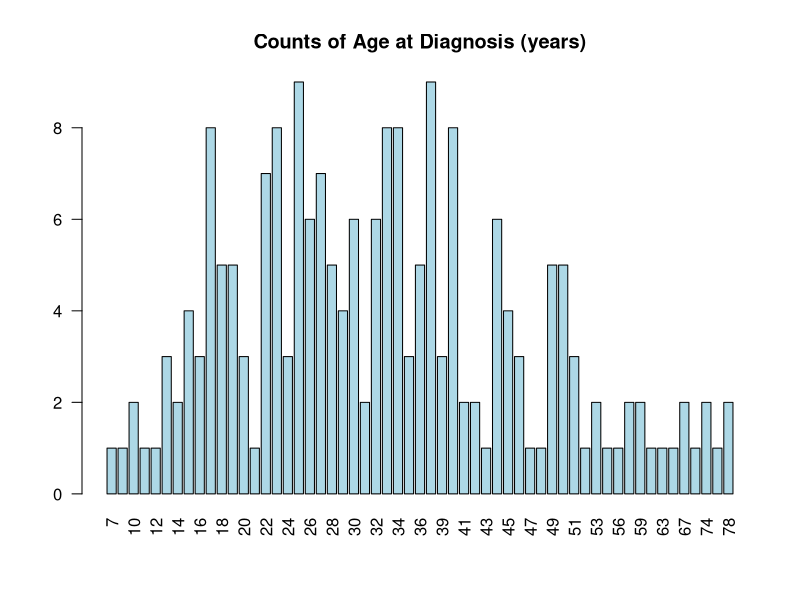
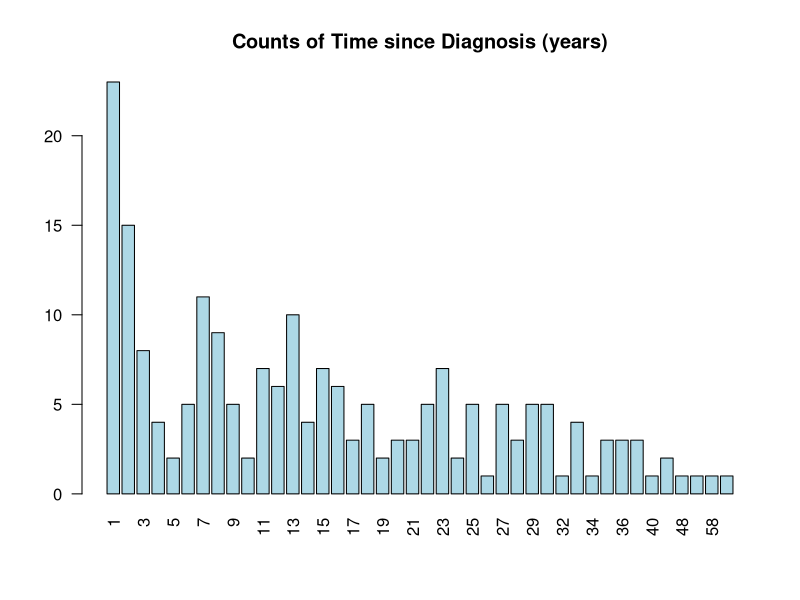
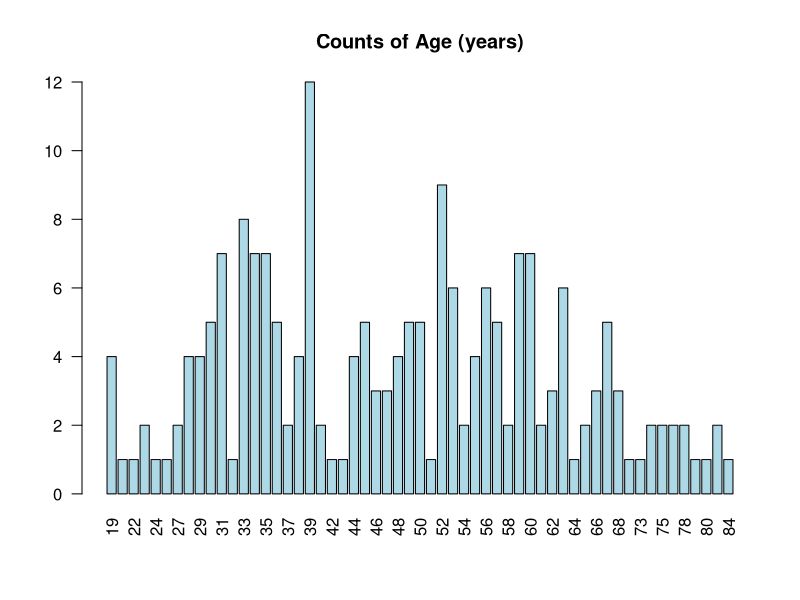
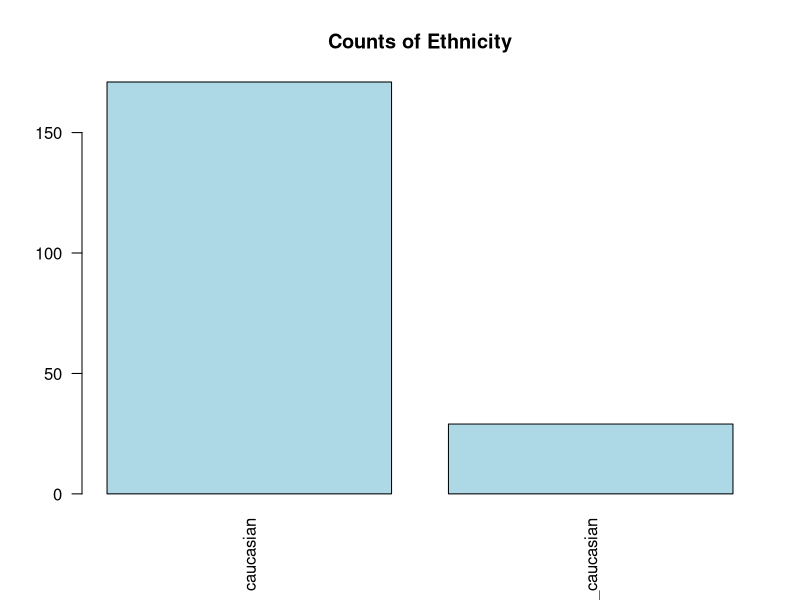
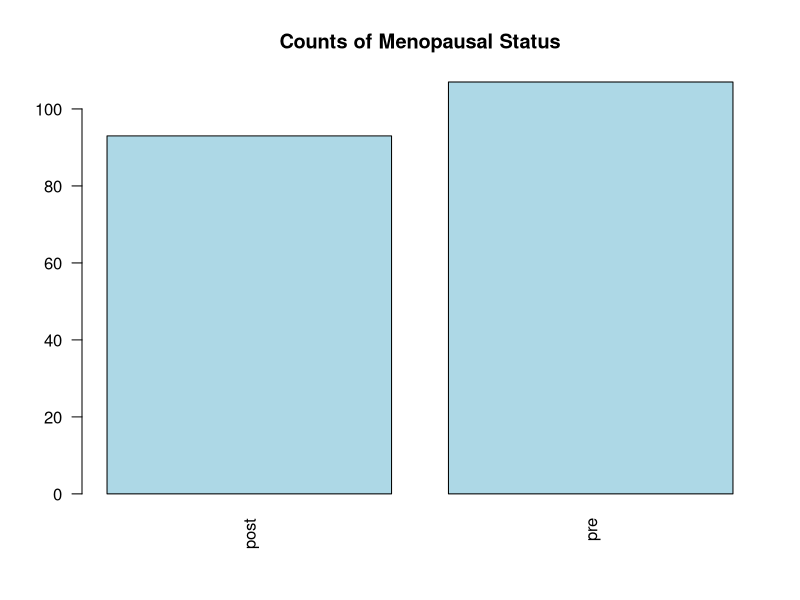
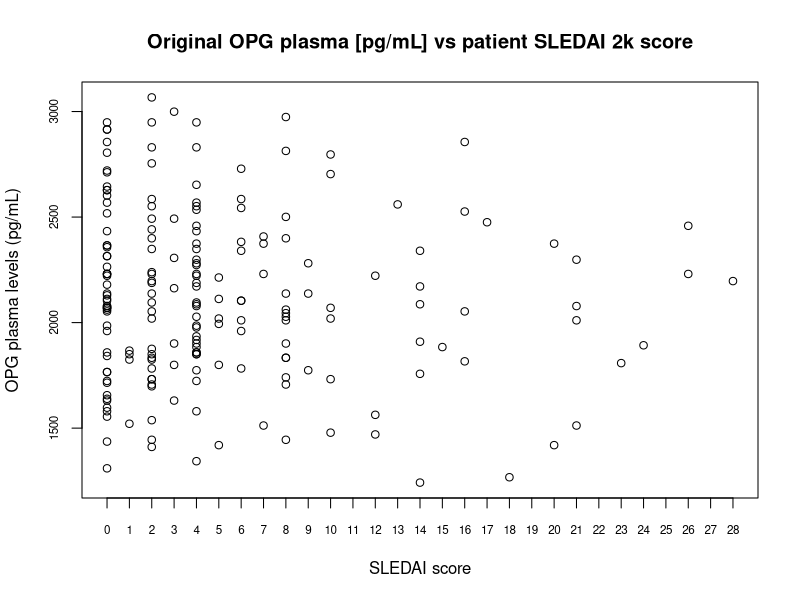
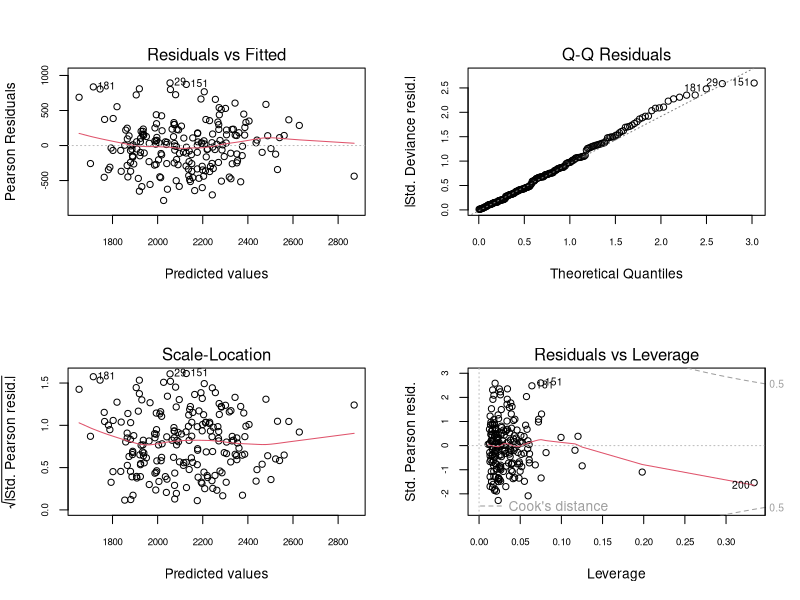
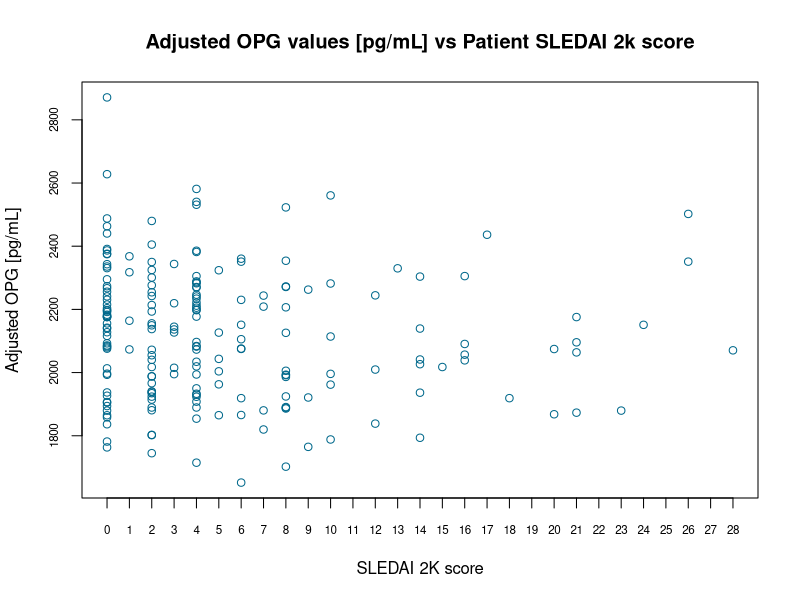

R code for these plots, in order:
library(readxl)
library(dplyr)
library(ggplot2)
#import the data (HAS TO BE IN THE SAME FOLDER YOURE WORKING IN OR YOU HAVE TO WRITE THE WHOLE PATH:
#IE. "/user/johndoe/folder-1/foldertwo/DATA_SET_HERE"). 
OriginalData <- read_excel("g1_s1_dataset_v251001.xlsx")
View(OriginalData)

#rename the columns so everything is easier to read and keep track of
colnames(OriginalData) <- c('Patient ID', 'Age at Diagnosis (years)', 'Time since Diagnosis (years)', 
                            'Age (years)', 'BMI (kg/m^2)', 'IFN type I [IU/mL]', 
                            'Ethnicity', 'Menopausal Status', 'SLEDAI 2k Score', 
                            'Plasma OPG [pg/mL]', 'vWF [IU/mL]', 'sDC1 [ng/mL]', 
                            'TM [ng/mL]', 'ox LDL [ng/mL]', 'sVCAM-1 [ng/mL]', 
                            'LDH [u/L]')

##OriginalData <- OriginalData %>% mutate(time_since_diagnosis_years = ifelse(OriginalData$time_since_diagnosis_years == 0, NA, time_since_diagnosis_years))
##^^ we'll ask about this tomorrow
#since time since diagnosis has values equal to 0, we're going to add 1 to each of those (ie. 0+1 =1, etc)
OriginalData <- OriginalData %>% 
  mutate(`Time since Diagnosis (years)` = `Time since Diagnosis (years)` + 1)

#some stat tests for OPG levels to see how it's distributed and possible correlation to SLEDAI score
shapiro.test(OriginalData$`Plasma OPG [pg/mL]`)
cor.test(OriginalData$`SLEDAI 2k Score`, OriginalData$`Plasma OPG [pg/mL]`, method = ("pearson"))

#make a list of all the column names so that you can create functions
col_names <- c('Patient ID', 'Age at Diagnosis (years)', 'Time since Diagnosis (years)', 
         'Age (years)', 'BMI (kg/m^2)', 'IFN type I [IU/mL]', 
         'Ethnicity', 'Menopausal Status', 'SLEDAI 2k Score', 
         'Plasma OPG [pg/mL]', 'vWF [IU/mL]', 'sDC1 [ng/mL]', 
         'TM [ng/mL]', 'ox LDL [ng/mL]', 'sVCAM-1 [ng/mL]', 
         'LDH [u/L]')
#how many times does each value of a variable appear? 
#this is the function
Counts <- lapply(col_names, function(col) {
  OriginalData %>%
    group_by(.data[[col]]) %>%
    summarise(count = n())
  })
#re-establish column names
names(Counts) <- col_names

#some things are unique to each patinet, so we don't want to plot them to see the counts:
names_to_skip_in_plots <- c('Patient ID', 'BMI (kg/m^2)', 'IFN type I [IU/mL]', 
                            'SLEDAI 2k Score','Plasma OPG [pg/mL]', 
                            'vWF [IU/mL]', 'sDC1 [ng/mL]', 'TM [ng/mL]', 
                            'ox LDL [ng/mL]', 'sVCAM-1 [ng/mL]', 'LDH [u/L]')

#this is the function for the barplots of the counts:
for (name in names(Counts)) {
  if (name %in% names_to_skip_in_plots) next
  df <- Counts[[name]]
  barplot(
    df$count,
    names.arg = df[[1]],
    main = paste("Counts of", name),
    col = "lightblue",
    las = 2)
}

par(cex.axis = 0.7, mfrow = c(1,1))
plot(OriginalData$`SLEDAI 2k Score`, OriginalData$`Plasma OPG [pg/mL]`,
     col = 'black', xlab = 'SLEDAI score', ylab = "OPG plasma levels (pg/mL)", 
     main = 'Original OPG plasma [pg/mL] vs patient SLEDAI 2k score', 
     xlim = c(0, 28), xaxt = 'n')
axis(side = 1, at = seq(0, 28, by = 1))

##Linear Regression
model <- glm(`Plasma OPG [pg/mL]` ~ `Age at Diagnosis (years)` + `Time since Diagnosis (years)` +
            `Age (years)` + `BMI (kg/m^2)` + `IFN type I [IU/mL]` + Ethnicity + `Menopausal Status`, 
            data = OriginalData)
summary(model)
par(mfrow = c(2,2))
plot(model)
opg_sledai <- data.frame(OriginalData$`SLEDAI 2k Score`, model[["fitted.values"]])
colnames(opg_sledai) <- c('SLEDAI 2k score', 'Adjusted OPG [pg/mL}')

##I also like to make one extra data frame with the patient IDs to make sure R is putting together 
##the right OPG value and SLEDAI score
opg_sledai_patientID <- data.frame(OriginalData$`Patient ID`, OriginalData$`SLEDAI 2k Score`, model[["fitted.values"]])
colnames(opg_sledai_patientID) <- c('Patient ID', 'SLEDAI 2k score', 'Adjusted OPG [pg/mL}')

par(mfrow = c(1,1), cex.axis = 0.7)
plot(opg_sledai$`SLEDAI 2k score`, opg_sledai$`Adjusted OPG [pg/mL}`, 
     xlab = 'SLEDAI 2K score', ylab = 'Adjusted OPG [pg/mL]', col = 'deepskyblue4', 
     main = 'Adjusted OPG values [pg/mL] vs Patient SLEDAI 2k score', 
     xlim = c(0, 28), xaxt = 'n')
axis(side = 1, at = seq(0, 28, by = 1))

##Moving on from the confounding, we can do a similar thing for the biomarkers
#first, extract the biomarkes from the original data frame into a separate one
biomarkers <- data.frame(OriginalData$`vWF [IU/mL]`, OriginalData$`sDC1 [ng/mL]`, 
                         OriginalData$`TM [ng/mL]`,
                         OriginalData$`ox LDL [ng/mL]`, OriginalData$`sVCAM-1 [ng/mL]`, 
                         OriginalData$`LDH [u/L]`)
#rename the columns to make them easier to identify
names(biomarkers) <- c('von Willebrand Factor', 'soluble DC-1', 
                       'Thrombomodulin', 'oxidized LDL', 'soluble VCAM-1', 'LDH')
summary(biomarkers)

#create a linear model for each of the biomarkers
vWF_model <- glm(`vWF [IU/mL]` ~ `Age at Diagnosis (years)` + `Time since Diagnosis (years)` +
                  `Age (years)` + `BMI (kg/m^2)` + `IFN type I [IU/mL]` + Ethnicity + `Menopausal Status`, 
            data = OriginalData)
sDC1_model <- glm(`sDC1 [ng/mL]` ~ `Age at Diagnosis (years)` + `Time since Diagnosis (years)` +
                   `Age (years)` + `BMI (kg/m^2)` + `IFN type I [IU/mL]` + Ethnicity + `Menopausal Status`,
                data = OriginalData)
tm_model <- glm(`TM [ng/mL]` ~ `Age at Diagnosis (years)` + `Time since Diagnosis (years)` +
                 `Age (years)` + `BMI (kg/m^2)` + `IFN type I [IU/mL]` + Ethnicity + `Menopausal Status`,
                data = OriginalData)
oxLDL_model <- glm(`ox LDL [ng/mL]` ~ `Age at Diagnosis (years)` + `Time since Diagnosis (years)` +
                    `Age (years)` + `BMI (kg/m^2)` + `IFN type I [IU/mL]` + Ethnicity + `Menopausal Status`,
                data = OriginalData)
sVCAM1_model <- glm(`sVCAM-1 [ng/mL]` ~ `Age at Diagnosis (years)` + `Time since Diagnosis (years)` +
                     `Age (years)` + `BMI (kg/m^2)` + `IFN type I [IU/mL]` + Ethnicity + `Menopausal Status`,
                data = OriginalData)
LDL_model <- glm(`LDH [u/L]` ~ `Age at Diagnosis (years)` + `Time since Diagnosis (years)` +
                  `Age (years)` + `BMI (kg/m^2)` + `IFN type I [IU/mL]` + Ethnicity + `Menopausal Status`,
                data = OriginalData)

#exctract the adjusted values of each biomarker into a new dataframe, add the adjusted OPG from 
#previous linear model, and rename the columns. 
adjusted_biomarkers <- data.frame(model[["fitted.values"]], vWF_model[["fitted.values"]], 
                                 sDC1_model[["fitted.values"]], 
                                 tm_model[["fitted.values"]], 
                                 oxLDL_model[["fitted.values"]], 
                                 sVCAM1_model[["fitted.values"]], 
                                 LDL_model[["fitted.values"]])
colnames(adjusted_biomarkers) <- c('Plasma OPG [pg/mL]' ,'vWF [IU/mL]', 'sDC1 [ng/mL]', 
                                  'TM [ng/mL]', 'ox LDL [ng/mL]', 
                                  'sVCAM-1 [ng/mL]', 'LDH [u/L]')

#extra df to make sure R is grouping right: 
adjusted_biomarkers_patientID <- data.frame(OriginalData$`Patient ID`, OriginalData$`SLEDAI 2k Score`, model[["fitted.values"]], vWF_model[["fitted.values"]], 
                                  sDC1_model[["fitted.values"]], 
                                  tm_model[["fitted.values"]], 
                                  oxLDL_model[["fitted.values"]], 
                                  sVCAM1_model[["fitted.values"]], 
                                  LDL_model[["fitted.values"]])
colnames(adjusted_biomarkers_patientID) <- c('Patient ID', 'SLEDAI 2k score', 'Plasma OPG [pg/mL]' ,'vWF [IU/mL]', 'sDC1 [ng/mL]', 
                                   'TM [ng/mL]', 'ox LDL [ng/mL]', 
                                   'sVCAM-1 [ng/mL]', 'LDH [u/L]')

par(mfrow = c(1, 2), cex.axis = 0.7)
#plot vWF
plot(OriginalData$`SLEDAI 2k Score`, adjusted_biomarkers$`vWF [IU/mL]`,
     xlab = 'SLEDAI 2K score', ylab = 'Adjusted vWF [IU/mL]', col = 'deepskyblue',
     xlim = c(0, 28), xaxt = 'n')
axis(side = 1, at = seq(0, 28, by = 1))
mtext("Adjusted vWF values [IU/mL] vs Patient SLEDAI 2k Score",
      outer = FALSE, cex = 1, col = "darkslategray", side = 3, line = 1, adj = 0)
boxplot(adjusted_biomarkers$`vWF [IU/mL]`~OriginalData$`SLEDAI 2k Score`,
        ylab = 'Adjusted vWF [IU/mL]', col = 'chartreuse4',
        xlim = c(0, 28), xaxt = 'n')
axis(side = 1, at = seq(0, 28, by = 1))
#plot sDC1
plot(OriginalData$`SLEDAI 2k Score`, adjusted_biomarkers$`sDC1 [ng/mL]`,
     xlab = 'SLEDAI 2K score', ylab = 'Adjusted sDC1 [ng/mL]', col = 'deepskyblue2', 
     xlim = c(0, 28), xaxt = 'n')
axis(side = 1, at = seq(0, 28, by = 1))
mtext('Adjusted sDC1 values [ng/mL] vs Patient SLEDAI 2k score',
      outer = FALSE, cex = 1, col = "darkslategray", side = 3, line = 1, adj = 0)
boxplot(adjusted_biomarkers$`sDC1 [ng/mL]`~OriginalData$`SLEDAI 2k Score`,
        xlab = 'SLEDAI 2K score', ylab = NULL, col = 'forestgreen',
        xlim = c(0, 28), xaxt = 'n')
axis(side = 1, at = seq(0, 28, by = 1))
#plot TM
plot(OriginalData$`SLEDAI 2k Score`, adjusted_biomarkers$`TM [ng/mL]`,
     xlab = 'SLEDAI 2K score', ylab = 'Adjusted TM [ng/mL]', col = 'deepskyblue3', 
     xlim = c(0, 28), xaxt = 'n')
axis(side = 1, at = seq(0, 28, by = 1))
mtext('Adjusted TM values [ng/mL] vs Patient SLEDAI 2k score',
      outer = FALSE, cex = 1, col = "darkslategray", side = 3, line = 1, adj = 0)
boxplot(adjusted_biomarkers$`TM [ng/mL]`~OriginalData$`SLEDAI 2k Score`,
        xlab = 'SLEDAI 2K score', ylab = NULL, col = 'palegreen',
        xlim = c(0, 28), xaxt = 'n')
axis(side = 1, at = seq(0, 28, by = 1))
#plot ox LDL
plot(OriginalData$`SLEDAI 2k Score`, adjusted_biomarkers$`ox LDL [ng/mL]`,
     xlab = 'SLEDAI 2K score', ylab = 'Adjusted ox LDL [ng/mL]', col = 'royalblue', 
     xlim = c(0, 28), xaxt = 'n')
axis(side = 1, at = seq(0, 28, by = 1))
mtext('Adjusted ox LDL values [ng/mL] vs Patient SLEDAI 2k score',
      outer = FALSE, cex = 1, col = "darkslategray", side = 3, line = 1, adj = 0)
boxplot(adjusted_biomarkers$`ox LDL [ng/mL]`~OriginalData$`SLEDAI 2k Score`,
        xlab = 'SLEDAI 2K score', ylab = NULL, col = 'palegreen2',
        xlim = c(0, 28), xaxt = 'n')
axis(side = 1, at = seq(0, 28, by = 1))
#plot sVCAM1
plot(OriginalData$`SLEDAI 2k Score`, adjusted_biomarkers$`sVCAM-1 [ng/mL]`,
     xlab = 'SLEDAI 2K score', ylab = 'Adjusted s-VCAM1 [ng/mL]', col = 'royalblue3', 
     xlim = c(0, 28), xaxt = 'n')
axis(side = 1, at = seq(0, 28, by = 1))
mtext('Adjusted s-VCAM1 values [ng/mL] vs Patient SLEDAI 2k score',
      outer = FALSE, cex = 1, col = "darkslategray", side = 3, line = 1, adj = 0)
boxplot(adjusted_biomarkers$`sVCAM-1 [ng/mL]`~OriginalData$`SLEDAI 2k Score`,
        xlab = 'SLEDAI 2K score', ylab = NULL, col = 'seagreen',
        xlim = c(0, 28), xaxt = 'n')
axis(side = 1, at = seq(0, 28, by = 1))
#plot LDH
plot(OriginalData$`SLEDAI 2k Score`, adjusted_biomarkers$`LDH [u/L]`,
     xlab = 'SLEDAI 2K score', ylab = 'Adjusted LDL [IU/L]', col = 'royalblue4', 
     xlim = c(0, 28), xaxt = 'n')
axis(side = 1, at = seq(0, 28, by = 1))
mtext('Adjusted LDH values [IU/mL] vs Patient SLEDAI 2k score',
      outer = FALSE, cex = 1, col = "darkslategray", side = 3, line = 1, adj = 0)
boxplot(adjusted_biomarkers$`LDH [u/L]`~OriginalData$`SLEDAI 2k Score`,
        xlab = 'SLEDAI 2K score', ylab = NULL, col = 'seagreen3',
        xlim = c(0, 28), xaxt = 'n')
axis(side = 1, at = seq(0, 28, by = 1))
